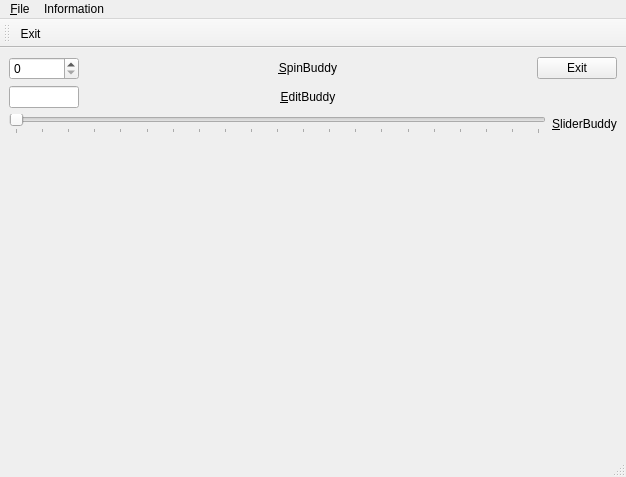
<?xml version="1.0" encoding="UTF-8"?>
<ui version="4.0">
 <class>MainWindow</class>
 <widget class="QMainWindow" name="MainWindow">
  <property name="geometry">
   <rect>
    <x>0</x>
    <y>0</y>
    <width>626</width>
    <height>477</height>
   </rect>
  </property>
  <property name="windowTitle">
   <string>Main windows</string>
  </property>
  <property name="windowIcon">
   <iconset resource="rc.qrc">
    <normaloff>:/icon.ico</normaloff>:/icon.ico</iconset>
  </property>
  <property name="statusTip">
   <string/>
  </property>
  <widget class="QWidget" name="centralwidget">
   <layout class="QGridLayout" name="gridLayout">
    <item row="1" column="0">
     <layout class="QHBoxLayout" name="verticalLayout_2">
      <item>
       <widget class="QLineEdit" name="lineEdit">
        <property name="maximumSize">
         <size>
          <width>70</width>
          <height>16777215</height>
         </size>
        </property>
        <property name="statusTip">
         <string>Edit text</string>
        </property>
        <property name="inputMethodHints">
         <set>Qt::ImhNone</set>
        </property>
        <property name="readOnly">
         <bool>false</bool>
        </property>
       </widget>
      </item>
      <item>
       <widget class="QLabel" name="label_2">
        <property name="text">
         <string>&amp;EditBuddy</string>
        </property>
        <property name="alignment">
         <set>Qt::AlignCenter</set>
        </property>
        <property name="buddy">
         <cstring>lineEdit</cstring>
        </property>
       </widget>
      </item>
     </layout>
    </item>
    <item row="0" column="0">
     <layout class="QHBoxLayout" name="verticalLayout">
      <property name="rightMargin">
       <number>0</number>
      </property>
      <item>
       <widget class="QSpinBox" name="spinBox">
        <property name="minimumSize">
         <size>
          <width>50</width>
          <height>17</height>
         </size>
        </property>
        <property name="maximumSize">
         <size>
          <width>70</width>
          <height>27</height>
         </size>
        </property>
        <property name="statusTip">
         <string>Spin box</string>
        </property>
        <property name="maximum">
         <number>100</number>
        </property>
       </widget>
      </item>
      <item>
       <widget class="QLabel" name="label">
        <property name="focusPolicy">
         <enum>Qt::ClickFocus</enum>
        </property>
        <property name="text">
         <string>&amp;SpinBuddy</string>
        </property>
        <property name="alignment">
         <set>Qt::AlignCenter</set>
        </property>
        <property name="buddy">
         <cstring>spinBox</cstring>
        </property>
       </widget>
      </item>
     </layout>
    </item>
    <item row="3" column="0" colspan="2">
     <widget class="MyPicture" name="widget" native="true">
      <property name="sizePolicy">
       <sizepolicy hsizetype="Preferred" vsizetype="Preferred">
        <horstretch>0</horstretch>
        <verstretch>1</verstretch>
       </sizepolicy>
      </property>
      <property name="minimumSize">
       <size>
        <width>0</width>
        <height>0</height>
       </size>
      </property>
     </widget>
    </item>
    <item row="2" column="0" colspan="2">
     <layout class="QHBoxLayout" name="horizontalLayout">
      <item>
       <widget class="QSlider" name="horizontalSlider">
        <property name="toolTip">
         <string>Scale %</string>
        </property>
        <property name="statusTip">
         <string>Slider</string>
        </property>
        <property name="maximum">
         <number>100</number>
        </property>
        <property name="orientation">
         <enum>Qt::Horizontal</enum>
        </property>
        <property name="tickPosition">
         <enum>QSlider::TicksBelow</enum>
        </property>
        <property name="tickInterval">
         <number>5</number>
        </property>
       </widget>
      </item>
      <item>
       <widget class="QLabel" name="label_3">
        <property name="text">
         <string>&amp;SliderBuddy</string>
        </property>
        <property name="alignment">
         <set>Qt::AlignCenter</set>
        </property>
        <property name="buddy">
         <cstring>horizontalSlider</cstring>
        </property>
       </widget>
      </item>
     </layout>
    </item>
    <item row="0" column="1">
     <widget class="QPushButton" name="pushButton">
      <property name="text">
       <string>Exit</string>
      </property>
      <property name="icon">
       <iconset resource="rc.qrc">
        <normaloff>:/spider.png</normaloff>:/spider.png</iconset>
      </property>
     </widget>
    </item>
   </layout>
  </widget>
  <widget class="QMenuBar" name="menubar">
   <property name="geometry">
    <rect>
     <x>0</x>
     <y>0</y>
     <width>626</width>
     <height>25</height>
    </rect>
   </property>
   <widget class="QMenu" name="menuWindow_title">
    <property name="title">
     <string>&amp;File</string>
    </property>
    <addaction name="action_Exit_2"/>
   </widget>
   <widget class="QMenu" name="menuInformation">
    <property name="title">
     <string>Information</string>
    </property>
    <addaction name="actionAbout"/>
   </widget>
   <addaction name="menuWindow_title"/>
   <addaction name="menuInformation"/>
  </widget>
  <widget class="QStatusBar" name="statusbar">
   <property name="statusTip">
    <string>Doing nothing</string>
   </property>
  </widget>
  <widget class="QToolBar" name="toolBar">
   <property name="windowTitle">
    <string>toolBar</string>
   </property>
   <attribute name="toolBarArea">
    <enum>TopToolBarArea</enum>
   </attribute>
   <attribute name="toolBarBreak">
    <bool>false</bool>
   </attribute>
   <addaction name="action_Exit_2"/>
  </widget>
  <action name="action_Exit_2">
   <property name="checkable">
    <bool>true</bool>
   </property>
   <property name="icon">
    <iconset resource="rc.qrc">
     <normaloff>:/spider.png</normaloff>:/spider.png</iconset>
   </property>
   <property name="text">
    <string>&amp;Exit</string>
   </property>
   <property name="shortcut">
    <string>Ctrl+T</string>
   </property>
  </action>
  <action name="actionAbout">
   <property name="text">
    <string>About</string>
   </property>
  </action>
 </widget>
 <customwidgets>
  <customwidget>
   <class>MyPicture</class>
   <extends>QWidget</extends>
   <header>mypicture.h</header>
   <container>1</container>
   <slots>
    <slot>scaleChanged(int)</slot>
   </slots>
  </customwidget>
 </customwidgets>
 <resources>
  <include location="rc.qrc"/>
 </resources>
 <connections>
  <connection>
   <sender>horizontalSlider</sender>
   <signal>valueChanged(int)</signal>
   <receiver>spinBox</receiver>
   <slot>setValue(int)</slot>
   <hints>
    <hint type="sourcelabel">
     <x>267</x>
     <y>147</y>
    </hint>
    <hint type="destinationlabel">
     <x>44</x>
     <y>48</y>
    </hint>
   </hints>
  </connection>
  <connection>
   <sender>spinBox</sender>
   <signal>valueChanged(int)</signal>
   <receiver>horizontalSlider</receiver>
   <slot>setValue(int)</slot>
   <hints>
    <hint type="sourcelabel">
     <x>44</x>
     <y>48</y>
    </hint>
    <hint type="destinationlabel">
     <x>267</x>
     <y>147</y>
    </hint>
   </hints>
  </connection>
  <connection>
   <sender>spinBox</sender>
   <signal>valueChanged(QString)</signal>
   <receiver>lineEdit</receiver>
   <slot>setText(QString)</slot>
   <hints>
    <hint type="sourcelabel">
     <x>44</x>
     <y>48</y>
    </hint>
    <hint type="destinationlabel">
     <x>44</x>
     <y>93</y>
    </hint>
   </hints>
  </connection>
  <connection>
   <sender>lineEdit</sender>
   <signal>textChanged(QString)</signal>
   <receiver>MainWindow</receiver>
   <slot>setTextEditLine(QString)</slot>
   <hints>
    <hint type="sourcelabel">
     <x>44</x>
     <y>93</y>
    </hint>
    <hint type="destinationlabel">
     <x>312</x>
     <y>101</y>
    </hint>
   </hints>
  </connection>
  <connection>
   <sender>MainWindow</sender>
   <signal>changeTextEditLine(int)</signal>
   <receiver>horizontalSlider</receiver>
   <slot>setValue(int)</slot>
   <hints>
    <hint type="sourcelabel">
     <x>312</x>
     <y>101</y>
    </hint>
    <hint type="destinationlabel">
     <x>267</x>
     <y>147</y>
    </hint>
   </hints>
  </connection>
  <connection>
   <sender>pushButton</sender>
   <signal>clicked()</signal>
   <receiver>action_Exit_2</receiver>
   <slot>trigger()</slot>
   <hints>
    <hint type="sourcelabel">
     <x>574</x>
     <y>48</y>
    </hint>
    <hint type="destinationlabel">
     <x>-1</x>
     <y>-1</y>
    </hint>
   </hints>
  </connection>
  <connection>
   <sender>spinBox</sender>
   <signal>valueChanged(int)</signal>
   <receiver>widget</receiver>
   <slot>scaleChanged(int)</slot>
   <hints>
    <hint type="sourcelabel">
     <x>44</x>
     <y>48</y>
    </hint>
    <hint type="destinationlabel">
     <x>312</x>
     <y>266</y>
    </hint>
   </hints>
  </connection>
  <connection>
   <sender>action_Exit_2</sender>
   <signal>triggered()</signal>
   <receiver>MainWindow</receiver>
   <slot>close()</slot>
   <hints>
    <hint type="sourcelabel">
     <x>-1</x>
     <y>-1</y>
    </hint>
    <hint type="destinationlabel">
     <x>312</x>
     <y>167</y>
    </hint>
   </hints>
  </connection>
  <connection>
   <sender>lineEdit</sender>
   <signal>textChanged(QString)</signal>
   <receiver>statusbar</receiver>
   <slot>showMessage(QString)</slot>
   <hints>
    <hint type="sourcelabel">
     <x>44</x>
     <y>121</y>
    </hint>
    <hint type="destinationlabel">
     <x>312</x>
     <y>353</y>
    </hint>
   </hints>
  </connection>
  <connection>
   <sender>actionAbout</sender>
   <signal>triggered()</signal>
   <receiver>MainWindow</receiver>
   <slot>showAboutDialog()</slot>
   <hints>
    <hint type="sourcelabel">
     <x>-1</x>
     <y>-1</y>
    </hint>
    <hint type="destinationlabel">
     <x>312</x>
     <y>182</y>
    </hint>
   </hints>
  </connection>
 </connections>
 <slots>
  <signal>changeTextEditLine(int)</signal>
  <slot>setTextEditLine(QString)</slot>
  <slot>showAboutDialog()</slot>
 </slots>
</ui>
